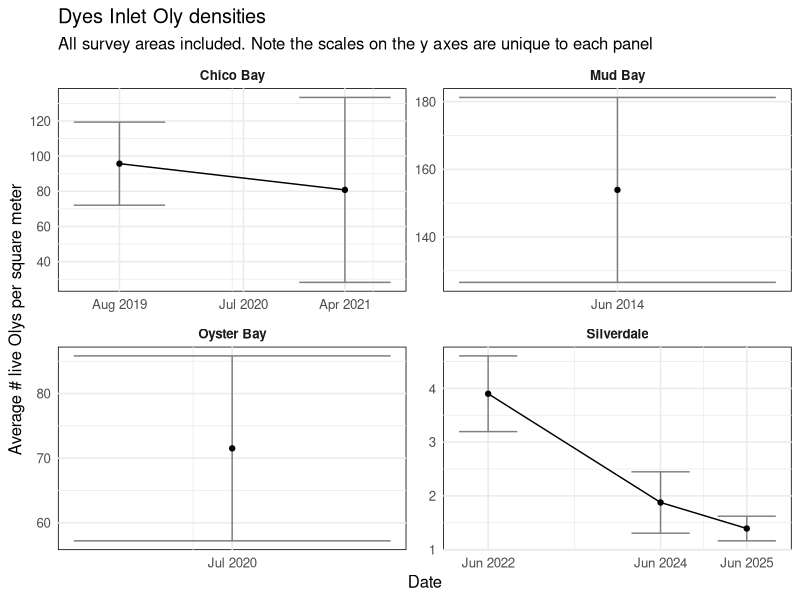
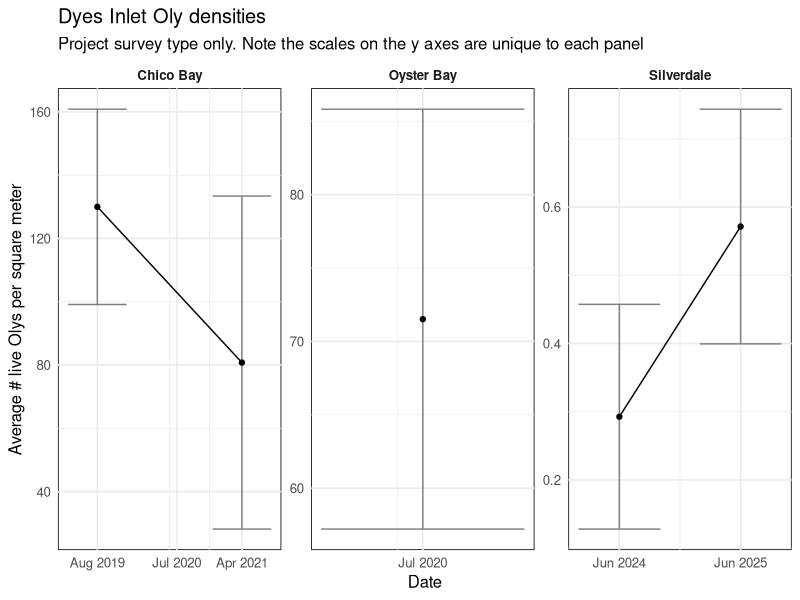
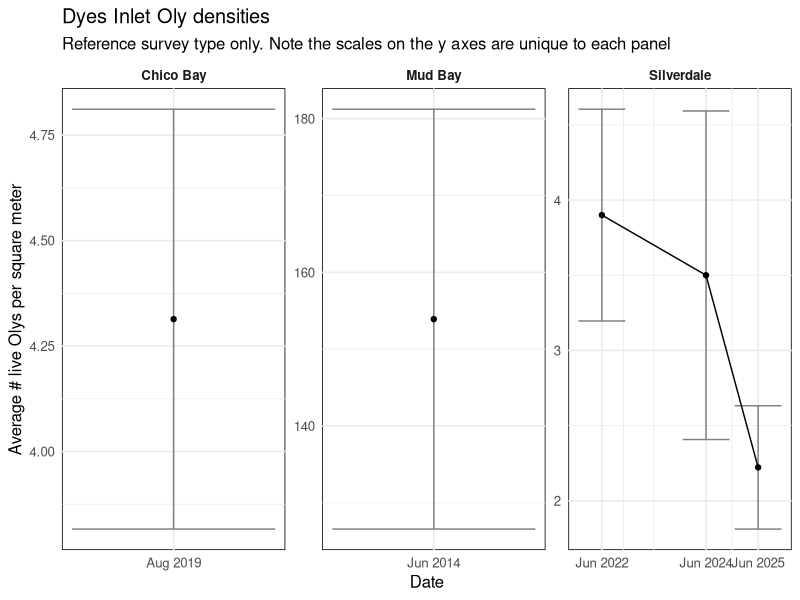
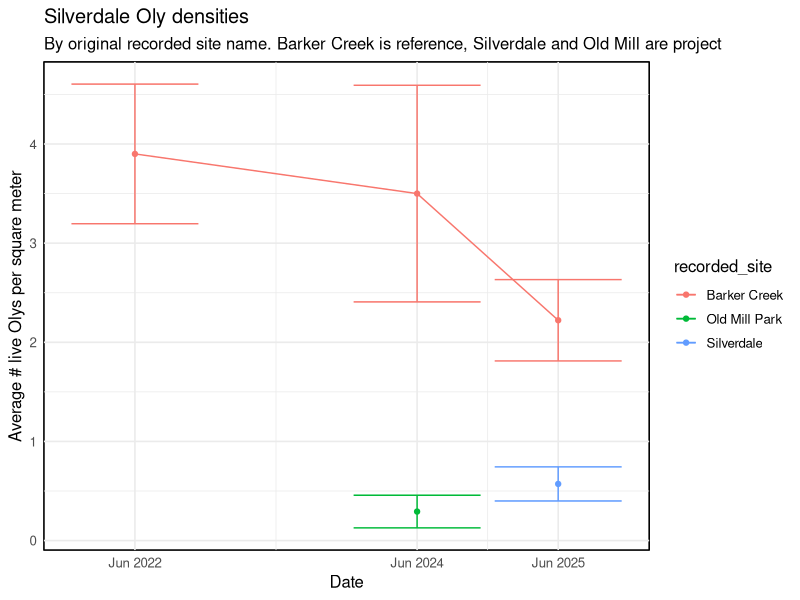
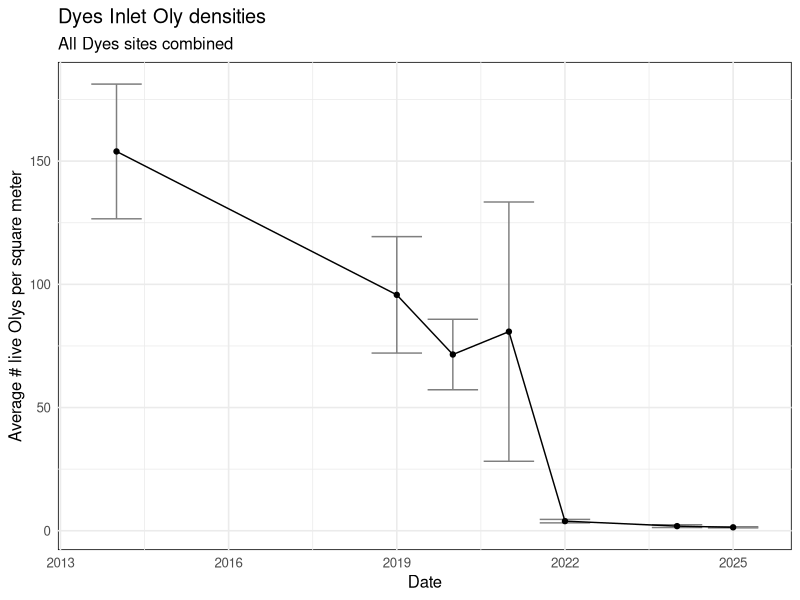
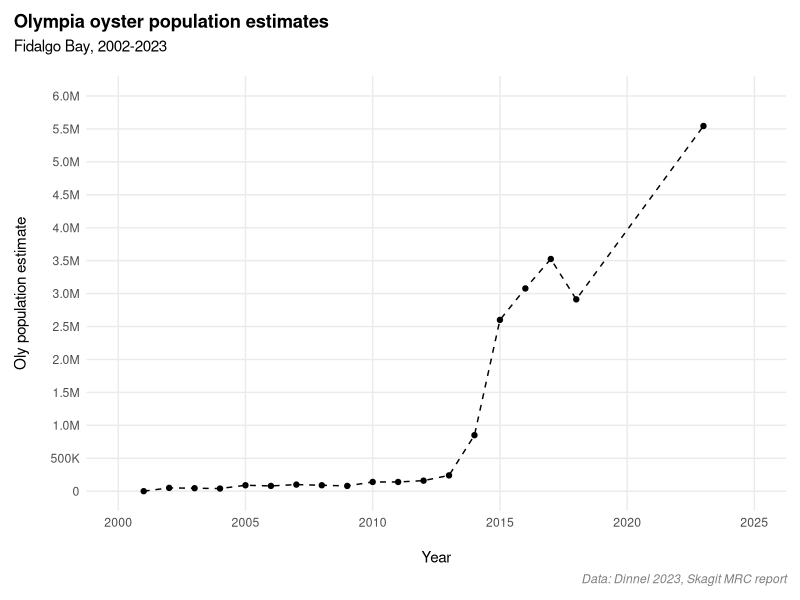
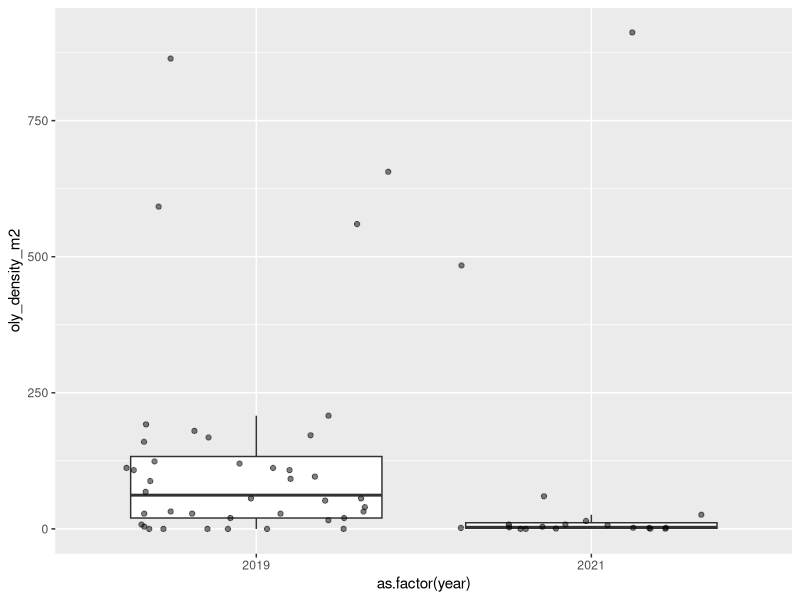

Source code (R) for these figures, in order:
## ---- chunk 1
# Load libraries ----
library(here)
library(tidyverse)
library(scales)

# Read in data ----
dyes <- read_csv(here("data", "processed", "dyes_inlet_oly_counts.csv"))
fidalgo <- read_csv(here("data", "processed",
                         "fidalgo_population_estimates.csv"))
## ---- chunk 2
# Calculate live oysters per square meter
dyes_density <- dyes |>
  mutate(oly_density_m2 = live_oly_count / sample_unit_m2)

# Calculate means
dyes_dens_means <- dyes_density |>
  # Combine silverdale survey dates that were one day apart
  mutate(month_year = zoo::as.yearmon(date)) |>
  group_by(site, month_year) |>
  summarise(n = n(),
            avg_density = mean(oly_density_m2),
            std_dev = sd(oly_density_m2),
            std_err = sd(oly_density_m2) / sqrt(n()))

# Check
ggplot(dyes_dens_means, aes(x = month_year, y = avg_density)) +
  geom_errorbar(aes(ymin = avg_density - std_err, ymax = avg_density + std_err), color = "grey50") +
  geom_point() +
  geom_line() +
  facet_wrap(~site, scales = "free") +
  zoo::scale_x_yearmon(format = "%b %Y",
                       breaks = unique(dyes_dens_means$month_year)) +
  labs(title = "Dyes Inlet Oly densities",
       subtitle = "All survey areas included. Note the scales on the y axes are unique to each panel",
       x = "Date",
       y = "Average # live Olys per square meter") +
  theme_minimal(base_size = 12) +
  theme(strip.text = element_text(face = "bold"),
        panel.background = element_rect())

# What if I take out reference transects?
dyes_dens_means_filtered <- dyes_density |>
  filter(survey_area == "Project") |>
  mutate(month_year = zoo::as.yearmon(date)) |>
  group_by(site, month_year) |>
  summarise(n = n(),
            avg_density = mean(oly_density_m2),
            std_dev = sd(oly_density_m2),
            std_err = sd(oly_density_m2) / sqrt(n()))

ggplot(dyes_dens_means_filtered, aes(x = month_year, y = avg_density)) +
  geom_errorbar(aes(ymin = avg_density - std_err, ymax = avg_density + std_err), color = "grey50") +
  geom_point() +
  geom_line() +
  facet_wrap(~site, scales = "free") +
  zoo::scale_x_yearmon(format = "%b %Y",
                       breaks = unique(dyes_dens_means_filtered$month_year)) +
  labs(title = "Dyes Inlet Oly densities",
       subtitle = "Project survey type only. Note the scales on the y axes are unique to each panel",
       x = "Date",
       y = "Average # live Olys per square meter") +
  theme_minimal(base_size = 12) +
  theme(strip.text = element_text(face = "bold"),
        panel.background = element_rect())


# What if I take out project transects?
dyes_dens_means_ref <- dyes_density |>
  filter(survey_area == "Reference") |>
  mutate(month_year = zoo::as.yearmon(date)) |>
  group_by(site, month_year) |>
  summarise(n = n(),
            avg_density = mean(oly_density_m2),
            std_dev = sd(oly_density_m2),
            std_err = sd(oly_density_m2) / sqrt(n()))

ggplot(dyes_dens_means_ref, aes(x = month_year, y = avg_density)) +
  geom_errorbar(aes(ymin = avg_density - std_err, ymax = avg_density + std_err), color = "grey50") +
  geom_point() +
  geom_line() +
  facet_wrap(~site, scales = "free") +
  zoo::scale_x_yearmon(format = "%b %Y",
                       breaks = unique(dyes_dens_means_ref$month_year)) +
  labs(title = "Dyes Inlet Oly densities",
       subtitle = "Reference survey type only. Note the scales on the y axes are unique to each panel",
       x = "Date",
       y = "Average # live Olys per square meter") +
  theme_minimal(base_size = 12) +
  theme(strip.text = element_text(face = "bold"),
        panel.background = element_rect())

# Interestinggg ...

# Look just at Silverdale, highlighting the old site names
silver_dens_means <- dyes_density |>
  filter(site == "Silverdale") |>
  mutate(month_year = zoo::as.yearmon(date)) |>
  group_by(recorded_site, month_year) |>
  summarise(n = n(),
            avg_density = mean(oly_density_m2),
            std_dev = sd(oly_density_m2),
            std_err = sd(oly_density_m2) / sqrt(n()))

ggplot(silver_dens_means, aes(x = month_year, y = avg_density, color = recorded_site)) +
  geom_errorbar(aes(ymin = avg_density - std_err, ymax = avg_density + std_err, color = recorded_site)) +
  geom_point() +
  geom_line() +
  zoo::scale_x_yearmon(format = "%b %Y",
                       breaks = unique(silver_dens_means$month_year)) +
  labs(title = "Silverdale Oly densities",
       subtitle = "By original recorded site name. Barker Creek is reference, Silverdale and Old Mill are project",
       x = "Date",
       y = "Average # live Olys per square meter") +
  theme_minimal(base_size = 12) +
  theme(strip.text = element_text(face = "bold"),
        panel.background = element_rect())


# Combine all sites in Dyes
# I think this is a bad idea. I want to look anywho
# Calculate means
dyes_dens_means_combined <- dyes_density |>
  mutate(year = year(date)) |>
  group_by(year) |>
  summarise(n = n(),
            avg_density = mean(oly_density_m2),
            std_dev = sd(oly_density_m2),
            std_err = sd(oly_density_m2) / sqrt(n()))

# Check
ggplot(dyes_dens_means_combined, aes(x = year, y = avg_density)) +
  geom_errorbar(aes(ymin = avg_density - std_err, ymax = avg_density + std_err), color = "grey50") +
  geom_point() +
  geom_line() +
  labs(title = "Dyes Inlet Oly densities",
       subtitle = "All Dyes sites combined",
       x = "Date",
       y = "Average # live Olys per square meter") +
  theme_minimal(base_size = 12) +
  theme(strip.text = element_text(face = "bold"),
        panel.background = element_rect())
## ---- chunk 3
3.9 * 10764.64
## ---- chunk 4
# Plot of fidalgo bay population estimates
# Data from Skagit MRC report, 2023
ggplot(fidalgo, aes(x = year, y = population_estimate)) +
  geom_point() +
  geom_line(linetype = "dashed") +
  scale_y_continuous(labels = 
                       label_number(scale_cut = cut_short_scale()),
                     breaks = 
                       breaks_width(width = 500000),
                     limits = c(0, 6000000)) +
  scale_x_continuous(limits = c(2000, 2025)) +
  labs(title = "Olympia oyster population estimates",
       subtitle = "Fidalgo Bay, 2002-2023",
       caption = "Data: Dinnel 2023, Skagit MRC report",
       x = "Year",
       y = "Oly population estimate") +
  theme_minimal() +
  theme(
    plot.title.position = "plot",
    plot.title = element_text(face = "bold"),
    panel.grid.minor = element_blank(),
    plot.caption = element_text(face = "italic", color = "grey50"),
    axis.title.y = element_text(margin = margin(0,15,0,0)),
    axis.title.x = element_text(margin = margin(15,0,0,0)),
    plot.margin = margin(10,10,10,10),
    plot.subtitle = element_text(margin = margin(0,0,15,0))
  )
## ---- chunk 5
dyes_density |>
  filter(site == "Chico Bay",
         survey_area == "Project") |>
  mutate(year = year(date)) |>
  ggplot(aes(x = as.factor(year), y = oly_density_m2)) +
  geom_boxplot(outliers = FALSE) +
  geom_jitter(alpha = 0.5)


chico_density_avg <- dyes_density |>
  filter(site == "Chico Bay",
         survey_area == "Project") |>
  mutate(year = year(date)) |>
  group_by(site, year) |>
  reframe(density_estimate = mean(oly_density_m2, na.rm = TRUE),
          std_err = sd(oly_density_m2) / sqrt(n()))

# Add row from 2018, assuming very very very low (0) density... 
chico_density_avg <- rbind(chico_density_avg, 
                           list(site = "Chico Bay", 
                                year = 2018,
                                density_estimate = 0,
                                std_err = 5)) |> # a total guess here
  arrange(year)
  

# Save chico bay density estimates
write_csv(chico_density_avg, here("data",
                                  "processed",
                                  "chicobay_density_estimates.csv"))
